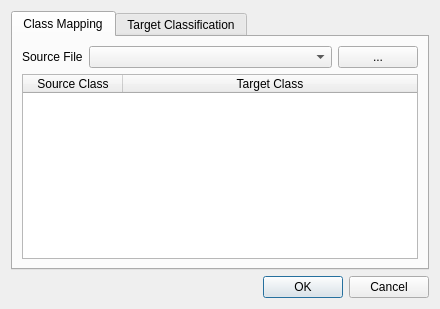
<?xml version="1.0" encoding="UTF-8"?>
<ui version="4.0">
 <class>Frame</class>
 <widget class="QFrame" name="Frame">
  <property name="geometry">
   <rect>
    <x>0</x>
    <y>0</y>
    <width>440</width>
    <height>309</height>
   </rect>
  </property>
  <property name="windowTitle">
   <string>Dialog</string>
  </property>
  <layout class="QVBoxLayout" name="verticalLayout">
   <item>
    <widget class="QTabWidget" name="tabWidget">
     <property name="currentIndex">
      <number>0</number>
     </property>
     <widget class="QWidget" name="tabReclassification">
      <attribute name="title">
       <string>Class Mapping</string>
      </attribute>
      <layout class="QGridLayout" name="gridLayout" columnstretch="0,2,0">
       <item row="2" column="0" colspan="3">
        <widget class="QTableWidget" name="tableWidget">
         <property name="columnCount">
          <number>2</number>
         </property>
         <attribute name="horizontalHeaderStretchLastSection">
          <bool>true</bool>
         </attribute>
         <column>
          <property name="text">
           <string>Source Class</string>
          </property>
         </column>
         <column>
          <property name="text">
           <string>Target Class</string>
          </property>
         </column>
        </widget>
       </item>
       <item row="0" column="2">
        <widget class="QPushButton" name="btnSelectSrcfile">
         <property name="text">
          <string>...</string>
         </property>
        </widget>
       </item>
       <item row="0" column="0">
        <widget class="QLabel" name="label">
         <property name="text">
          <string>Source File</string>
         </property>
        </widget>
       </item>
       <item row="0" column="1">
        <widget class="QComboBox" name="mapLayerComboBox"/>
       </item>
      </layout>
     </widget>
     <widget class="QWidget" name="tabTargetClassification">
      <attribute name="title">
       <string>Target Classification</string>
      </attribute>
      <layout class="QGridLayout" name="gridLayout_2" rowstretch="0,0,2">
       <item row="1" column="2">
        <widget class="QgsRasterFormatSaveOptionsWidget" name="widgetDstFile" native="true">
         <property name="minimumSize">
          <size>
           <width>10</width>
           <height>10</height>
          </size>
         </property>
        </widget>
       </item>
       <item row="0" column="3">
        <widget class="QPushButton" name="btnSelectDstFile">
         <property name="text">
          <string>...</string>
         </property>
        </widget>
       </item>
       <item row="0" column="2">
        <widget class="QLineEdit" name="tbDstFile"/>
       </item>
       <item row="0" column="1">
        <widget class="QLabel" name="label_2">
         <property name="text">
          <string>File</string>
         </property>
        </widget>
       </item>
       <item row="1" column="1">
        <widget class="QLabel" name="label_3">
         <property name="text">
          <string>Format</string>
         </property>
        </widget>
       </item>
       <item row="2" column="0" colspan="4">
        <widget class="ClassificationSchemeWidget" name="dstClassificationSchemeWidget" native="true"/>
       </item>
      </layout>
     </widget>
    </widget>
   </item>
   <item>
    <widget class="QDialogButtonBox" name="buttonBox">
     <property name="standardButtons">
      <set>QDialogButtonBox::Cancel|QDialogButtonBox::Ok</set>
     </property>
    </widget>
   </item>
  </layout>
 </widget>
 <customwidgets>
  <customwidget>
   <class>ClassificationSchemeWidget</class>
   <extends>QWidget</extends>
   <header>enmapbox.gui.classificationscheme</header>
   <container>1</container>
  </customwidget>
  <customwidget>
   <class>QgsRasterFormatSaveOptionsWidget</class>
   <extends>QWidget</extends>
   <header>qgis.gui</header>
   <container>1</container>
  </customwidget>
 </customwidgets>
 <resources/>
 <connections/>
</ui>
